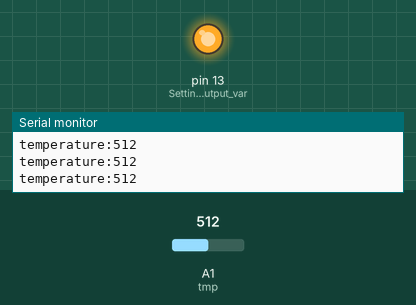
Simulated run of this sketch. Board: Arduino Uno, built with avr-gcc and run on an emulated ATmega328P. Parts: output pins drawn as LEDs (lit = HIGH), the last lines printed to the serial monitor. Inputs (shaded band) come from the test bench; at power-on: A1 (tmp) = 512.

Above: at 1.2 s.
1.3 s: A1 (tmp) set to 162
2.8 s: A1 (tmp) set to 140
At 3.4 s:
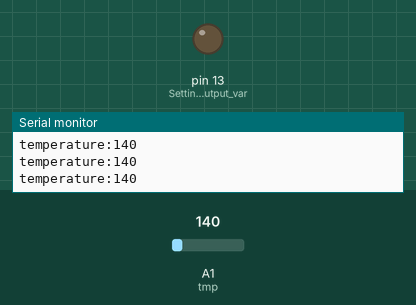
4.3 s: A1 (tmp) set to 160
At 4.8 s:
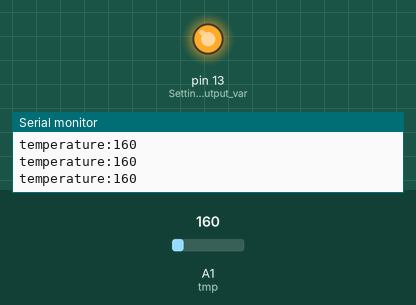
5.8 s: A1 (tmp) set to 122
At 6.1 s:
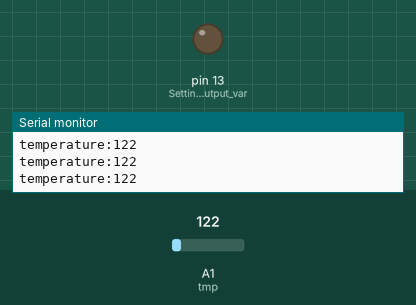
Timing chart, 0 to 8.3 s (numbered marks = the images above; inputs shaded):
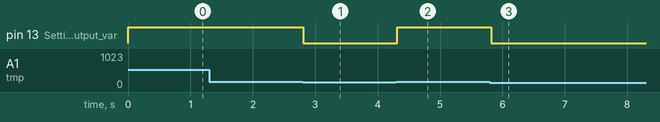

Measured:
- the behaviour switches between 151 and 150 on A1 (tmp) (found by bisection; images 0 and 1)
- after the input at 2.8 s, pin 13 (Setting_up_the_output_var): HIGH → LOW at once
- after the input at 4.3 s, pin 13 (Setting_up_the_output_var): LOW → HIGH at once
- after the input at 5.8 s, pin 13 (Setting_up_the_output_var): HIGH → LOW at once

The sketch:

Task1.1P.ino
```cpp
//pin declaration for the led
uint8_t led = 13;
//pin declaration for the temperature sensor
uint8_t tmp = A1;

int temp; // temperature global variable

void setup()
{
  pinMode(tmp, INPUT); //Setting up the input variable of the circuit
  pinMode(13, OUTPUT); //Setting up the output variable of the circuit
  Serial.begin(9600);
}

void loop()
{
  temp = analogRead(tmp); //storing the analog sensory data from the temperature sensor
  Serial.print("temperature:"); //setting up a string to print in the serial monitor
  Serial.println(temp); //printing out the temperature values to the serial monitor
  if(temp >150){
    digitalWrite(13, HIGH); //turing the led on
  }
  else{
    digitalWrite(13, LOW); // turning led off
  }
  delay(100);

}
```
